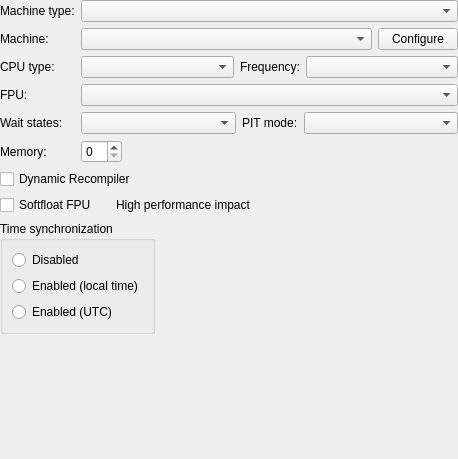
<?xml version="1.0" encoding="UTF-8"?>
<ui version="4.0">
 <class>SettingsMachine</class>
 <widget class="QWidget" name="SettingsMachine">
  <property name="geometry">
   <rect>
    <x>0</x>
    <y>0</y>
    <width>458</width>
    <height>459</height>
   </rect>
  </property>
  <property name="windowTitle">
   <string>Form</string>
  </property>
  <layout class="QVBoxLayout">
   <property name="leftMargin">
    <number>0</number>
   </property>
   <property name="topMargin">
    <number>0</number>
   </property>
   <property name="rightMargin">
    <number>0</number>
   </property>
   <property name="bottomMargin">
    <number>0</number>
   </property>
   <item>
    <widget class="QWidget" name="widget" native="true">
     <layout class="QGridLayout" name="gridLayout">
      <property name="leftMargin">
       <number>0</number>
      </property>
      <property name="topMargin">
       <number>0</number>
      </property>
      <property name="rightMargin">
       <number>0</number>
      </property>
      <property name="bottomMargin">
       <number>0</number>
      </property>
      <item row="0" column="1">
       <widget class="QComboBox" name="comboBoxMachineType">
        <property name="maxVisibleItems">
         <number>30</number>
        </property>
       </widget>
      </item>
      <item row="3" column="0">
       <widget class="QLabel" name="label_4">
        <property name="text">
         <string>FPU:</string>
        </property>
       </widget>
      </item>
      <item row="5" column="0">
       <widget class="QLabel" name="label_6">
        <property name="text">
         <string>Memory:</string>
        </property>
       </widget>
      </item>
      <item row="3" column="1">
       <widget class="QComboBox" name="comboBoxFPU">
        <property name="maxVisibleItems">
         <number>30</number>
        </property>
       </widget>
      </item>
      <item row="5" column="1">
       <widget class="QSpinBox" name="spinBoxRAM">
        <property name="sizePolicy">
         <sizepolicy hsizetype="Maximum" vsizetype="Fixed">
          <horstretch>0</horstretch>
          <verstretch>0</verstretch>
         </sizepolicy>
        </property>
       </widget>
      </item>
      <item row="0" column="0">
       <widget class="QLabel" name="label">
        <property name="text">
         <string>Machine type:</string>
        </property>
       </widget>
      </item>
      <item row="2" column="0">
       <widget class="QLabel" name="label_3">
        <property name="text">
         <string>CPU type:</string>
        </property>
       </widget>
      </item>
      <item row="2" column="1">
       <widget class="QWidget" name="widget_2" native="true">
        <layout class="QHBoxLayout" name="horizontalLayout">
         <property name="leftMargin">
          <number>0</number>
         </property>
         <property name="topMargin">
          <number>0</number>
         </property>
         <property name="rightMargin">
          <number>0</number>
         </property>
         <property name="bottomMargin">
          <number>0</number>
         </property>
         <item>
          <widget class="QComboBox" name="comboBoxCPU">
           <property name="sizePolicy">
            <sizepolicy hsizetype="MinimumExpanding" vsizetype="Fixed">
             <horstretch>0</horstretch>
             <verstretch>0</verstretch>
            </sizepolicy>
           </property>
           <property name="maxVisibleItems">
            <number>30</number>
           </property>
          </widget>
         </item>
         <item>
          <widget class="QLabel" name="label_7">
           <property name="text">
            <string>Frequency:</string>
           </property>
           <property name="alignment">
            <set>Qt::AlignLeading|Qt::AlignLeft|Qt::AlignVCenter</set>
           </property>
          </widget>
         </item>
         <item>
          <widget class="QComboBox" name="comboBoxSpeed">
           <property name="sizePolicy">
            <sizepolicy hsizetype="Expanding" vsizetype="Fixed">
             <horstretch>0</horstretch>
             <verstretch>0</verstretch>
            </sizepolicy>
           </property>
           <property name="maxVisibleItems">
            <number>30</number>
           </property>
          </widget>
         </item>
        </layout>
       </widget>
      </item>
      <item row="4" column="0">
       <widget class="QLabel" name="label_5">
        <property name="text">
         <string>Wait states:</string>
        </property>
       </widget>
      </item>
      <item row="1" column="0">
       <widget class="QLabel" name="label_2">
        <property name="text">
         <string>Machine:</string>
        </property>
       </widget>
      </item>
      <item row="1" column="1">
       <widget class="QWidget" name="widget_3" native="true">
        <layout class="QHBoxLayout" name="horizontalLayout_2">
         <property name="leftMargin">
          <number>0</number>
         </property>
         <property name="topMargin">
          <number>0</number>
         </property>
         <property name="rightMargin">
          <number>0</number>
         </property>
         <property name="bottomMargin">
          <number>0</number>
         </property>
         <item>
          <widget class="QComboBox" name="comboBoxMachine">
           <property name="maxVisibleItems">
            <number>30</number>
           </property>
          </widget>
         </item>
         <item>
          <widget class="QPushButton" name="pushButtonConfigure">
           <property name="sizePolicy">
            <sizepolicy hsizetype="Maximum" vsizetype="Fixed">
             <horstretch>0</horstretch>
             <verstretch>0</verstretch>
            </sizepolicy>
           </property>
           <property name="text">
            <string>Configure</string>
           </property>
          </widget>
         </item>
        </layout>
       </widget>
      </item>
      <item row="4" column="1">
       <widget class="QWidget" name="widget_4" native="true">
        <layout class="QHBoxLayout" name="horizontalLayout_3">
         <property name="leftMargin">
          <number>0</number>
         </property>
         <property name="topMargin">
          <number>0</number>
         </property>
         <property name="rightMargin">
          <number>0</number>
         </property>
         <property name="bottomMargin">
          <number>0</number>
         </property>
         <item>
          <widget class="QComboBox" name="comboBoxWaitStates">
           <property name="sizePolicy">
            <sizepolicy hsizetype="MinimumExpanding" vsizetype="Fixed">
             <horstretch>0</horstretch>
             <verstretch>0</verstretch>
            </sizepolicy>
           </property>
           <property name="maxVisibleItems">
            <number>30</number>
           </property>
          </widget>
         </item>
         <item>
          <widget class="QLabel" name="label_8">
           <property name="text">
            <string>PIT mode:</string>
           </property>
          </widget>
         </item>
         <item>
          <widget class="QComboBox" name="comboBoxPitMode">
           <property name="sizePolicy">
            <sizepolicy hsizetype="Expanding" vsizetype="Fixed">
             <horstretch>0</horstretch>
             <verstretch>0</verstretch>
            </sizepolicy>
           </property>
           <property name="maxVisibleItems">
            <number>30</number>
           </property>
          </widget>
         </item>
        </layout>
       </widget>
      </item>
     </layout>
    </widget>
   </item>
   <item>
    <layout class="QHBoxLayout" name="dynamicRecompilerLayout">
     <item>
      <widget class="QCheckBox" name="checkBoxDynamicRecompiler">
       <property name="sizePolicy">
        <sizepolicy hsizetype="Minimum" vsizetype="Fixed">
         <horstretch>2</horstretch>
         <verstretch>2</verstretch>
        </sizepolicy>
       </property>
       <property name="text">
        <string>Dynamic Recompiler</string>
       </property>
      </widget>
     </item>
    </layout>
   </item>
   <item>
    <layout class="QHBoxLayout" name="softFloatLayout">
     <item>
      <widget class="QCheckBox" name="checkBoxFPUSoftfloat">
       <property name="sizePolicy">
        <sizepolicy hsizetype="Fixed" vsizetype="Fixed">
         <horstretch>3</horstretch>
         <verstretch>3</verstretch>
        </sizepolicy>
       </property>
       <property name="text">
        <string>Softfloat FPU</string>
       </property>
      </widget>
     </item>
     <item>
      <widget class="QLabel" name="softFloatWarningIcon">
       <property name="text">
        <string/>
       </property>
      </widget>
     </item>
     <item>
      <widget class="QLabel" name="softFloatWarningText">
       <property name="text">
        <string>High performance impact</string>
       </property>
      </widget>
     </item>
     <item>
      <spacer name="softFloatHorizontalSpacer">
       <property name="orientation">
        <enum>Qt::Horizontal</enum>
       </property>
       <property name="sizeHint" stdset="0">
        <size>
         <width>40</width>
         <height>20</height>
        </size>
       </property>
      </spacer>
     </item>
    </layout>
   </item>
   <item>
    <widget class="QGroupBox" name="groupBox">
     <property name="sizePolicy">
      <sizepolicy hsizetype="Maximum" vsizetype="Preferred">
       <horstretch>0</horstretch>
       <verstretch>0</verstretch>
      </sizepolicy>
     </property>
     <property name="title">
      <string>Time synchronization</string>
     </property>
     <layout class="QVBoxLayout" name="verticalLayout_2">
      <item>
       <widget class="QRadioButton" name="radioButtonDisabled">
        <property name="text">
         <string>Disabled</string>
        </property>
       </widget>
      </item>
      <item>
       <widget class="QRadioButton" name="radioButtonLocalTime">
        <property name="text">
         <string>Enabled (local time)</string>
        </property>
       </widget>
      </item>
      <item>
       <widget class="QRadioButton" name="radioButtonUTC">
        <property name="text">
         <string>Enabled (UTC)</string>
        </property>
       </widget>
      </item>
     </layout>
    </widget>
   </item>
   <item>
    <spacer name="verticalSpacer">
     <property name="orientation">
      <enum>Qt::Vertical</enum>
     </property>
     <property name="sizeHint" stdset="0">
      <size>
       <width>20</width>
       <height>40</height>
      </size>
     </property>
    </spacer>
   </item>
  </layout>
 </widget>
 <resources/>
 <connections/>
</ui>
